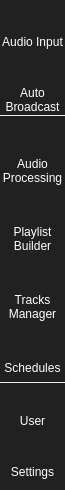
     <widget class="QFrame" name="menuSidebarFrame">
      <property name="sizePolicy">
       <sizepolicy hsizetype="Expanding" vsizetype="Ignored">
        <horstretch>0</horstretch>
        <verstretch>0</verstretch>
       </sizepolicy>
      </property>
      <property name="minimumSize">
       <size>
        <width>60</width>
        <height>490</height>
       </size>
      </property>
      <property name="maximumSize">
       <size>
        <width>65</width>
        <height>16777215</height>
       </size>
      </property>
      <property name="styleSheet">
       <string notr="true">background-color: rgb(33,33,33);
color: rgb(255, 255, 255);
border-color: rgb(255, 255, 255);</string>
      </property>
      <property name="frameShape">
       <enum>QFrame::NoFrame</enum>
      </property>
      <property name="frameShadow">
       <enum>QFrame::Plain</enum>
      </property>
      <property name="lineWidth">
       <number>2</number>
      </property>
      <property name="midLineWidth">
       <number>1</number>
      </property>
      <layout class="QVBoxLayout" name="verticalLayout_9">
       <property name="spacing">
        <number>0</number>
       </property>
       <property name="leftMargin">
        <number>0</number>
       </property>
       <property name="topMargin">
        <number>5</number>
       </property>
       <property name="rightMargin">
        <number>0</number>
       </property>
       <property name="bottomMargin">
        <number>5</number>
       </property>
       <item>
        <widget class="QPushButton" name="btnAudioInputManager">
         <property name="minimumSize">
          <size>
           <width>30</width>
           <height>30</height>
          </size>
         </property>
         <property name="maximumSize">
          <size>
           <width>60</width>
           <height>60</height>
          </size>
         </property>
         <property name="font">
          <font>
           <stylestrategy>PreferAntialias</stylestrategy>
          </font>
         </property>
         <property name="cursor">
          <cursorShape>PointingHandCursor</cursorShape>
         </property>
         <property name="toolTip">
          <string>Play track on deck.</string>
         </property>
         <property name="text">
          <string/>
         </property>
         <property name="icon">
          <iconset resource="icons/resources.qrc">
           <normaloff>:/ui/icons/Inputw.png</normaloff>:/ui/icons/Inputw.png</iconset>
         </property>
         <property name="iconSize">
          <size>
           <width>30</width>
           <height>30</height>
          </size>
         </property>
         <property name="flat">
          <bool>true</bool>
         </property>
        </widget>
       </item>
       <item>
        <widget class="QLabel" name="label_16">
         <property name="text">
          <string>Audio Input</string>
         </property>
         <property name="textFormat">
          <enum>Qt::PlainText</enum>
         </property>
         <property name="alignment">
          <set>Qt::AlignHCenter|Qt::AlignTop</set>
         </property>
         <property name="wordWrap">
          <bool>true</bool>
         </property>
        </widget>
       </item>
       <item>
        <widget class="QPushButton" name="btnBroadcastManager">
         <property name="minimumSize">
          <size>
           <width>30</width>
           <height>30</height>
          </size>
         </property>
         <property name="maximumSize">
          <size>
           <width>60</width>
           <height>60</height>
          </size>
         </property>
         <property name="font">
          <font>
           <stylestrategy>PreferAntialias</stylestrategy>
          </font>
         </property>
         <property name="cursor">
          <cursorShape>PointingHandCursor</cursorShape>
         </property>
         <property name="toolTip">
          <string>Play track on deck.</string>
         </property>
         <property name="text">
          <string/>
         </property>
         <property name="icon">
          <iconset resource="icons/resources.qrc">
           <normaloff>:/ui/icons/broadcastw.png</normaloff>:/ui/icons/broadcastw.png</iconset>
         </property>
         <property name="iconSize">
          <size>
           <width>30</width>
           <height>30</height>
          </size>
         </property>
         <property name="flat">
          <bool>true</bool>
         </property>
        </widget>
       </item>
       <item>
        <widget class="QLabel" name="label_15">
         <property name="text">
          <string>Auto Broadcast</string>
         </property>
         <property name="textFormat">
          <enum>Qt::PlainText</enum>
         </property>
         <property name="alignment">
          <set>Qt::AlignHCenter|Qt::AlignTop</set>
         </property>
         <property name="wordWrap">
          <bool>true</bool>
         </property>
        </widget>
       </item>
       <item>
        <widget class="Line" name="line_6">
         <property name="styleSheet">
          <string notr="true">color: rgb(238, 238, 238);</string>
         </property>
         <property name="frameShadow">
          <enum>QFrame::Plain</enum>
         </property>
         <property name="orientation">
          <enum>Qt::Horizontal</enum>
         </property>
        </widget>
       </item>
       <item>
        <widget class="QPushButton" name="btnAudioProcessing">
         <property name="minimumSize">
          <size>
           <width>40</width>
           <height>40</height>
          </size>
         </property>
         <property name="maximumSize">
          <size>
           <width>60</width>
           <height>60</height>
          </size>
         </property>
         <property name="font">
          <font>
           <stylestrategy>PreferAntialias</stylestrategy>
          </font>
         </property>
         <property name="cursor">
          <cursorShape>PointingHandCursor</cursorShape>
         </property>
         <property name="toolTip">
          <string>Equalizer.</string>
         </property>
         <property name="text">
          <string/>
         </property>
         <property name="icon">
          <iconset resource="icons/resources.qrc">
           <normaloff>:/ui/icons/equalizerw.png</normaloff>
           <normalon>:/ui/icons/equalizerb.png</normalon>
           <activeon>:/ui/icons/equalizerb.png</activeon>
           <selectedon>:/ui/icons/equalizerb.png</selectedon>:/ui/icons/equalizerw.png</iconset>
         </property>
         <property name="iconSize">
          <size>
           <width>40</width>
           <height>40</height>
          </size>
         </property>
         <property name="flat">
          <bool>true</bool>
         </property>
        </widget>
       </item>
       <item>
        <widget class="QLabel" name="label_5">
         <property name="text">
          <string>Audio Processing</string>
         </property>
         <property name="textFormat">
          <enum>Qt::PlainText</enum>
         </property>
         <property name="alignment">
          <set>Qt::AlignHCenter|Qt::AlignTop</set>
         </property>
         <property name="wordWrap">
          <bool>true</bool>
         </property>
        </widget>
       </item>
       <item>
        <widget class="QPushButton" name="btnPlaylistBuilder">
         <property name="minimumSize">
          <size>
           <width>40</width>
           <height>40</height>
          </size>
         </property>
         <property name="maximumSize">
          <size>
           <width>60</width>
           <height>60</height>
          </size>
         </property>
         <property name="font">
          <font>
           <stylestrategy>PreferAntialias</stylestrategy>
          </font>
         </property>
         <property name="cursor">
          <cursorShape>PointingHandCursor</cursorShape>
         </property>
         <property name="toolTip">
          <string>Play track on deck.</string>
         </property>
         <property name="text">
          <string/>
         </property>
         <property name="icon">
          <iconset resource="icons/resources.qrc">
           <normaloff>:/ui/icons/Playlistw.png</normaloff>
           <normalon>:/ui/icons/Playlistb.png</normalon>:/ui/icons/Playlistw.png</iconset>
         </property>
         <property name="iconSize">
          <size>
           <width>40</width>
           <height>40</height>
          </size>
         </property>
         <property name="flat">
          <bool>true</bool>
         </property>
        </widget>
       </item>
       <item>
        <widget class="QLabel" name="label_6">
         <property name="text">
          <string>Playlist Builder</string>
         </property>
         <property name="textFormat">
          <enum>Qt::PlainText</enum>
         </property>
         <property name="alignment">
          <set>Qt::AlignHCenter|Qt::AlignTop</set>
         </property>
         <property name="wordWrap">
          <bool>true</bool>
         </property>
        </widget>
       </item>
       <item>
        <widget class="QPushButton" name="btnTracksManager">
         <property name="minimumSize">
          <size>
           <width>40</width>
           <height>40</height>
          </size>
         </property>
         <property name="maximumSize">
          <size>
           <width>60</width>
           <height>60</height>
          </size>
         </property>
         <property name="font">
          <font>
           <stylestrategy>PreferAntialias</stylestrategy>
          </font>
         </property>
         <property name="cursor">
          <cursorShape>PointingHandCursor</cursorShape>
         </property>
         <property name="toolTip">
          <string>Play track on deck.</string>
         </property>
         <property name="text">
          <string/>
         </property>
         <property name="icon">
          <iconset resource="icons/resources.qrc">
           <normaloff>:/ui/icons/musical-notew.png</normaloff>
           <normalon>:/ui/icons/musical-noteb.png</normalon>:/ui/icons/musical-notew.png</iconset>
         </property>
         <property name="iconSize">
          <size>
           <width>40</width>
           <height>40</height>
          </size>
         </property>
         <property name="flat">
          <bool>true</bool>
         </property>
        </widget>
       </item>
       <item>
        <widget class="QLabel" name="label_7">
         <property name="text">
          <string>Tracks Manager</string>
         </property>
         <property name="textFormat">
          <enum>Qt::PlainText</enum>
         </property>
         <property name="alignment">
          <set>Qt::AlignHCenter|Qt::AlignTop</set>
         </property>
         <property name="wordWrap">
          <bool>true</bool>
         </property>
        </widget>
       </item>
       <item>
        <widget class="QPushButton" name="btnSchedules">
         <property name="minimumSize">
          <size>
           <width>40</width>
           <height>40</height>
          </size>
         </property>
         <property name="maximumSize">
          <size>
           <width>60</width>
           <height>60</height>
          </size>
         </property>
         <property name="font">
          <font>
           <stylestrategy>PreferAntialias</stylestrategy>
          </font>
         </property>
         <property name="cursor">
          <cursorShape>PointingHandCursor</cursorShape>
         </property>
         <property name="toolTip">
          <string>Play track on deck.</string>
         </property>
         <property name="text">
          <string/>
         </property>
         <property name="icon">
          <iconset resource="icons/resources.qrc">
           <normaloff>:/ui/icons/schedulew.png</normaloff>:/ui/icons/schedulew.png</iconset>
         </property>
         <property name="iconSize">
          <size>
           <width>40</width>
           <height>40</height>
          </size>
         </property>
         <property name="flat">
          <bool>true</bool>
         </property>
        </widget>
       </item>
       <item>
        <widget class="QLabel" name="label_8">
         <property name="text">
          <string>Schedules</string>
         </property>
         <property name="textFormat">
          <enum>Qt::PlainText</enum>
         </property>
         <property name="alignment">
          <set>Qt::AlignHCenter|Qt::AlignTop</set>
         </property>
         <property name="wordWrap">
          <bool>true</bool>
         </property>
        </widget>
       </item>
       <item>
        <widget class="Line" name="line_7">
         <property name="styleSheet">
          <string notr="true">color: rgb(238, 238, 238);</string>
         </property>
         <property name="frameShadow">
          <enum>QFrame::Plain</enum>
         </property>
         <property name="orientation">
          <enum>Qt::Horizontal</enum>
         </property>
        </widget>
       </item>
       <item>
        <widget class="QPushButton" name="btnUsersManager">
         <property name="minimumSize">
          <size>
           <width>30</width>
           <height>30</height>
          </size>
         </property>
         <property name="maximumSize">
          <size>
           <width>60</width>
           <height>60</height>
          </size>
         </property>
         <property name="font">
          <font>
           <stylestrategy>PreferAntialias</stylestrategy>
          </font>
         </property>
         <property name="cursor">
          <cursorShape>PointingHandCursor</cursorShape>
         </property>
         <property name="toolTip">
          <string>Play track on deck.</string>
         </property>
         <property name="text">
          <string/>
         </property>
         <property name="icon">
          <iconset resource="icons/resources.qrc">
           <normaloff>:/ui/icons/userw.png</normaloff>:/ui/icons/userw.png</iconset>
         </property>
         <property name="iconSize">
          <size>
           <width>30</width>
           <height>30</height>
          </size>
         </property>
         <property name="flat">
          <bool>true</bool>
         </property>
        </widget>
       </item>
       <item>
        <widget class="QLabel" name="label_13">
         <property name="text">
          <string>User</string>
         </property>
         <property name="textFormat">
          <enum>Qt::PlainText</enum>
         </property>
         <property name="alignment">
          <set>Qt::AlignHCenter|Qt::AlignTop</set>
         </property>
         <property name="wordWrap">
          <bool>true</bool>
         </property>
        </widget>
       </item>
       <item>
        <widget class="QPushButton" name="btnSettingsManager">
         <property name="minimumSize">
          <size>
           <width>30</width>
           <height>30</height>
          </size>
         </property>
         <property name="maximumSize">
          <size>
           <width>60</width>
           <height>60</height>
          </size>
         </property>
         <property name="font">
          <font>
           <stylestrategy>PreferAntialias</stylestrategy>
          </font>
         </property>
         <property name="cursor">
          <cursorShape>PointingHandCursor</cursorShape>
         </property>
         <property name="toolTip">
          <string>Play track on deck.</string>
         </property>
         <property name="text">
          <string/>
         </property>
         <property name="icon">
          <iconset resource="icons/resources.qrc">
           <normaloff>:/ui/icons/settingsw.png</normaloff>:/ui/icons/settingsw.png</iconset>
         </property>
         <property name="iconSize">
          <size>
           <width>30</width>
           <height>30</height>
          </size>
         </property>
         <property name="flat">
          <bool>true</bool>
         </property>
        </widget>
       </item>
       <item>
        <widget class="QLabel" name="label_14">
         <property name="text">
          <string>Settings</string>
         </property>
         <property name="textFormat">
          <enum>Qt::PlainText</enum>
         </property>
         <property name="alignment">
          <set>Qt::AlignHCenter|Qt::AlignTop</set>
         </property>
         <property name="wordWrap">
          <bool>true</bool>
         </property>
        </widget>
       </item>
      </layout>
     </widget>
